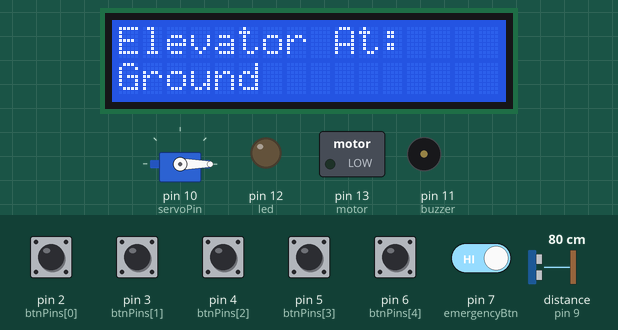
Recording of a sketch running on a simulated Arduino Uno, built with avr-gcc and run on an emulated ATmega328P. Shown: 16×2 character LCD, servo, switched loads named in the sketch (green lamp = pin HIGH), output pins drawn as LEDs (lit = HIGH), buzzer (waves = sounding). Dashed ring = blinking. The test bench sets the inputs (shaded band); at power-on: pin 2 (btnPins[0]), pin 3 (btnPins[1]), pin 4 (btnPins[2]), pin 5 (btnPins[3]), pin 6 (btnPins[4]), pin 7 (emergencyBtn) HIGH, distance to the obstacle (sensor on pin 9) 80 cm. The echo pulse lasts 58.3 µs per cm; pins used as bus, display or sensor lines are not drawn.

Above: at 3.2 s.
3.3 s: pin 2 (btnPins[0]) pulled LOW for 0.15 s
At 4.7 s:
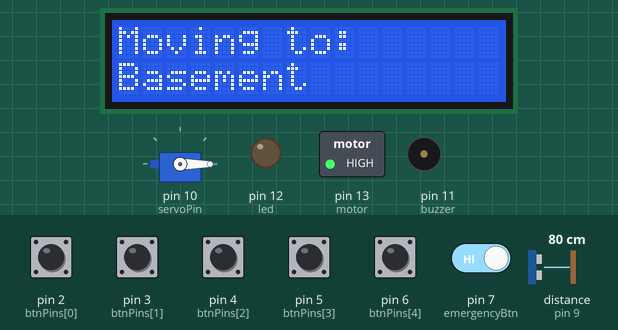
At 9.1 s:
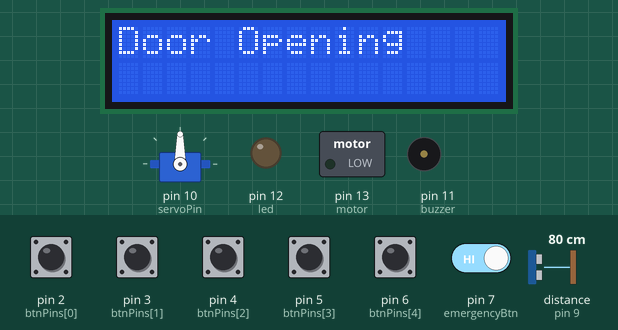
9.4 s: pin 7 (emergencyBtn) driven LOW
At 11.13 s:
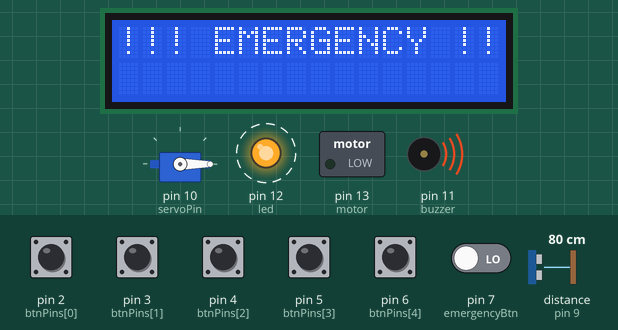
Timing chart, 0 to 18.4 s (numbered marks = the images above; inputs shaded):
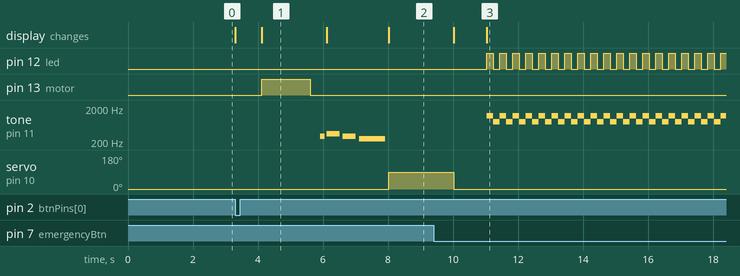

Measured:
- after the input at 3.3 s, pin 13 (motor): LOW → HIGH after 0.81 s, → LOW 1.5 s later; tone on pin 11 (buzzer): plays 300 Hz for 0.15 s, 350 Hz for 0.40 s, 300 Hz for 0.40 s, 250 Hz for 0.80 s, starting after 2.6 s; servo on pin 10 (servoPin): 0° → 90° after 4.7 s; the display: first changes at once (image 1 shows a later state)
- after the input at 9.4 s, pin 12 (led): alternates HIGH for 0.20 s and LOW for 0.20 s, starting after 1.6 s; tone on pin 11 (buzzer): alternates 1200 Hz for 0.20 s and 800 Hz for 0.20 s, starting after 1.6 s; the display: first differs from a run without the input after 1.6 s (image 3)
- what the display in image 1 shows lasts 2.0 s, from 4.1 s to 6.1 s

The sketch:

liftSystem.ino
```cpp
#include <Servo.h>
#include <LiquidCrystal.h>

// ================= LCD =================
LiquidCrystal lcd(A0, A1, A2, A3, A4, A5);

// ================= SERVO =================
Servo door;

// ================= BUTTONS =================
int btnPins[] = {2, 3, 4, 5, 6};

String floorNames[] = {
  "Basement",
  "Ground",
  "Floor1",
  "Floor2",
  "Floor3"
};

int emergencyBtn = 7;

// ================= ULTRASONIC =================
int trig = 8;
int echo = 9;

// ================= OTHER COMPONENTS =================
int servoPin = 10;
int buzzer = 11;
int led = 12;
int motor = 13;

// ================= QUEUE SYSTEM =================
int queue[10];
int qStart = 0;
int qEnd = 0;

bool emergencyActive = false;

// Current floor
// 0 = Basement
// 1 = Ground
// 2 = Floor1
// 3 = Floor2
// 4 = Floor3
int currentFloor = 1;


// ===================================================
// SETUP
// ===================================================

void setup() {

  lcd.begin(16, 2);

  door.attach(servoPin);

  for (int i = 0; i < 5; i++) {
    pinMode(btnPins[i], INPUT_PULLUP);
  }

  pinMode(emergencyBtn, INPUT_PULLUP);

  pinMode(trig, OUTPUT);
  pinMode(echo, INPUT);

  pinMode(buzzer, OUTPUT);
  pinMode(led, OUTPUT);
  pinMode(motor, OUTPUT);

  // Door initially closed
  door.write(0);

  // Motor initially OFF
  digitalWrite(motor, LOW);

  // LED initially OFF
  digitalWrite(led, LOW);

  // Display starting floor
  lcd.clear();
  lcd.print("Elevator At:");

  lcd.setCursor(0, 1);
  lcd.print(floorNames[currentFloor]);

  delay(2000);
}


// ===================================================
// MAIN LOOP
// ===================================================

void loop() {

  // Read floor buttons
  for (int i = 0; i < 5; i++) {

    if (digitalRead(btnPins[i]) == LOW) {

      addToQueue(i);

      // debounce
      delay(300);

      // Wait until button is released
      while (digitalRead(btnPins[i]) == LOW) {
        delay(10);
      }
    }
  }


  // Emergency button
  if (digitalRead(emergencyBtn) == LOW) {
    emergencyMode();
  }


  // Process queue
  if (qStart < qEnd && !emergencyActive) {

    int nextFloor = queue[qStart];

    qStart++;

    goToFloor(nextFloor);
  }


  // Reset queue after all requests are processed
  if (qStart == qEnd) {
    qStart = 0;
    qEnd = 0;
  }
}


// ===================================================
// ADD FLOOR TO QUEUE
// ===================================================

void addToQueue(int floor) {

  // Prevent queue overflow
  if (qEnd >= 10) {

    lcd.clear();
    lcd.print("Queue Full!");

    delay(1000);

    return;
  }

  queue[qEnd] = floor;

  qEnd++;

  lcd.clear();
  lcd.print("Added:");

  lcd.setCursor(0, 1);
  lcd.print(floorNames[floor]);

  delay(500);
}


// ===================================================
// MOVE TO FLOOR
// ===================================================

void goToFloor(int target) {

  // ================= MOVING UP =================

  if (target > currentFloor) {

    for (int f = currentFloor + 1; f <= target; f++) {

      showMovingTo(f);

      simulateStep();

      currentFloor = f;

      // Short unique tone whenever a floor is reached
      playFloorTone(f);
    }
  }


  // ================= MOVING DOWN =================

  else if (target < currentFloor) {

    for (int f = currentFloor - 1; f >= target; f--) {

      showMovingTo(f);

      simulateStep();

      currentFloor = f;

      // Short unique tone whenever a floor is reached
      playFloorTone(f);
    }
  }


  // ================= ALREADY AT FLOOR =================

  else {

    lcd.clear();
    lcd.print("Already At:");

    lcd.setCursor(0, 1);
    lcd.print(floorNames[currentFloor]);

    // Long destination ringtone
    playDestinationRingtone(currentFloor);

    delay(1000);

    return;
  }


  // Destination reached
  arrive(currentFloor);
}


// ===================================================
// SHOW MOVEMENT
// ===================================================

void showMovingTo(int floor) {

  lcd.clear();

  lcd.print("Moving to:");

  lcd.setCursor(0, 1);

  lcd.print(floorNames[floor]);
}


// ===================================================
// SIMULATE MOVING ONE FLOOR
// ===================================================

void simulateStep() {

  digitalWrite(motor, HIGH);

  // Simulate elevator movement
  delay(1500);

  digitalWrite(motor, LOW);

  delay(300);
}


// ===================================================
// SHORT UNIQUE FLOOR TONES
// ===================================================

void playFloorTone(int floor) {

  switch (floor) {

    // Basement
    case 0:
      tone(buzzer, 300, 150);
      delay(200);
      break;


    // Ground
    case 1:
      tone(buzzer, 450, 150);
      delay(200);
      break;


    // Floor 1
    case 2:
      tone(buzzer, 600, 150);
      delay(200);
      break;


    // Floor 2
    case 3:
      tone(buzzer, 800, 150);
      delay(200);
      break;


    // Floor 3
    case 4:
      tone(buzzer, 1000, 150);
      delay(200);
      break;
  }

  noTone(buzzer);
}


// ===================================================
// LONG DESTINATION RINGTONES
// ===================================================

void playDestinationRingtone(int floor) {

  switch (floor) {

    // =================================================
    // BASEMENT
    // Low descending ringtone
    // =================================================

    case 0:

      tone(buzzer, 350, 400);
      delay(500);

      tone(buzzer, 300, 400);
      delay(500);

      tone(buzzer, 250, 800);
      delay(900);

      break;


    // =================================================
    // GROUND FLOOR
    // Bell-style ringtone
    // =================================================

    case 1:

      tone(buzzer, 500, 350);
      delay(450);

      tone(buzzer, 700, 350);
      delay(450);

      tone(buzzer, 500, 350);
      delay(450);

      tone(buzzer, 800, 800);
      delay(900);

      break;


    // =================================================
    // FLOOR 1
    // Rising ringtone
    // =================================================

    case 2:

      tone(buzzer, 500, 250);
      delay(300);

      tone(buzzer, 650, 250);
      delay(300);

      tone(buzzer, 800, 250);
      delay(300);

      tone(buzzer, 1000, 900);
      delay(1000);

      break;


    // =================================================
    // FLOOR 2
    // High-low ringtone
    // =================================================

    case 3:

      tone(buzzer, 900, 300);
      delay(350);

      tone(buzzer, 700, 300);
      delay(350);

      tone(buzzer, 1000, 300);
      delay(350);

      tone(buzzer, 800, 300);
      delay(350);

      tone(buzzer, 1100, 900);
      delay(1000);

      break;


    // =================================================
    // FLOOR 3
    // Long celebration ringtone
    // =================================================

    case 4:

      tone(buzzer, 700, 200);
      delay(250);

      tone(buzzer, 850, 200);
      delay(250);

      tone(buzzer, 1000, 200);
      delay(250);

      tone(buzzer, 1150, 300);
      delay(350);

      tone(buzzer, 1300, 1200);
      delay(1300);

      break;
  }

  noTone(buzzer);
}


// ===================================================
// ARRIVAL
// ===================================================

void arrive(int floor) {

  lcd.clear();

  lcd.print("Arrived:");

  lcd.setCursor(0, 1);

  lcd.print(floorNames[floor]);

  // Destination ringtone is longer than normal floor tone
  playDestinationRingtone(floor);

  openDoor();
}


// ===================================================
// SMART DOOR
// ===================================================

void openDoor() {

  lcd.clear();

  lcd.print("Door Opening");

  // Open door
  door.write(90);

  delay(2000);


  // Check if person/object is blocking door
  while (getDistance() < 20) {

    lcd.clear();

    lcd.print("Door Blocked!");

    lcd.setCursor(0, 1);

    lcd.print("Please Wait");

    delay(500);
  }


  // Close door
  door.write(0);

  lcd.clear();

  lcd.print("Door Closed");

  lcd.setCursor(0, 1);

  lcd.print(floorNames[currentFloor]);

  delay(1000);
}


// ===================================================
// ULTRASONIC DISTANCE
// ===================================================

long getDistance() {

  digitalWrite(trig, LOW);

  delayMicroseconds(2);

  digitalWrite(trig, HIGH);

  delayMicroseconds(10);

  digitalWrite(trig, LOW);


  long duration = pulseIn(echo, HIGH, 30000);


  // No echo received
  if (duration == 0) {
    return 999;
  }


  long distance = duration * 0.034 / 2;

  return distance;
}


// ===================================================
// EMERGENCY MODE
// ===================================================

void emergencyMode() {

  emergencyActive = true;

  // Stop elevator motor
  digitalWrite(motor, LOW);

  // Close door
  door.write(0);

  // Clear queue
  qStart = 0;
  qEnd = 0;

  lcd.clear();

  lcd.print("!!! EMERGENCY !!!");


  // Continuous emergency alarm
  while (true) {

    tone(buzzer, 1200);

    digitalWrite(led, HIGH);

    delay(200);


    tone(buzzer, 800);

    digitalWrite(led, LOW);

    delay(200);
  }
}
```
